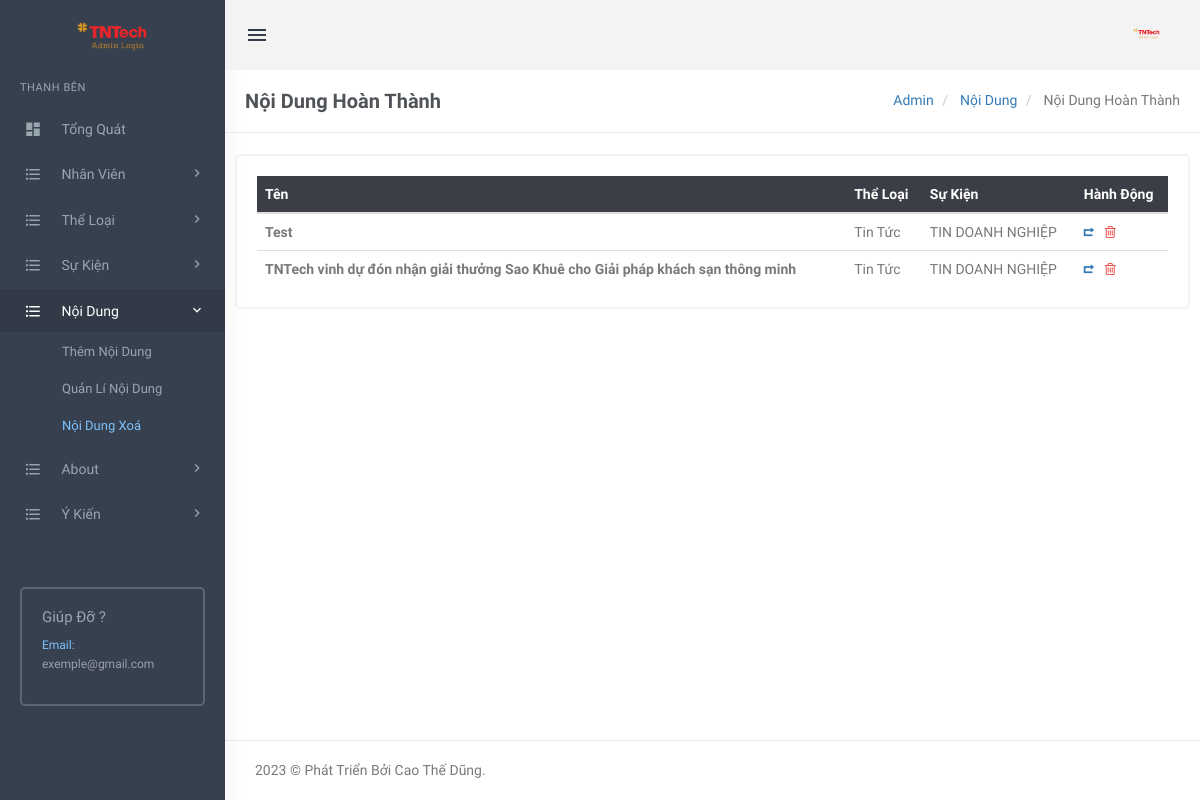
Page /sukien1/admin/trash-posts.php (signed in) on the committed database.
### tables this page shows
CREATE TABLE `tblposts` (
  `id` int(11) NOT NULL,
  `PostTitle` longtext DEFAULT NULL,
  `CategoryId` int(11) DEFAULT NULL,
  `SubCategoryId` int(11) DEFAULT NULL,
  `PostDetails` longtext DEFAULT NULL,
  `PostingDate` timestamp NULL DEFAULT current_timestamp(),
  `UpdationDate` timestamp NULL DEFAULT NULL ON UPDATE current_timestamp(),
  `Is_Active` int(1) DEFAULT NULL,
  `PostUrl` mediumtext DEFAULT NULL,
  `PostImage` varchar(255) DEFAULT NULL
);

CREATE TABLE `tblcategory` (
  `id` int(11) NOT NULL,
  `CategoryName` varchar(200) DEFAULT NULL,
  `Description` mediumtext DEFAULT NULL,
  `PostingDate` timestamp NULL DEFAULT current_timestamp(),
  `UpdationDate` timestamp NULL DEFAULT NULL,
  `Is_Active` int(1) DEFAULT NULL
);

CREATE TABLE `tblsubcategory` (
  `SubCategoryId` int(11) NOT NULL,
  `CategoryId` int(11) DEFAULT NULL,
  `Subcategory` varchar(255) DEFAULT NULL,
  `SubCatDescription` mediumtext DEFAULT NULL,
  `PostingDate` timestamp NOT NULL DEFAULT current_timestamp(),
  `UpdationDate` timestamp NULL DEFAULT NULL,
  `Is_Active` int(1) DEFAULT NULL
);

### sukien1/admin/trash-posts.php (the view, shortened to what this page needs)
<?php
include('includes/config.php');
if(strlen($_SESSION['login'])==0)
  {
header('location:index.php');
}
else{
?>
<!DOCTYPE html>
<html lang="en">
    <head>
		<link rel="stylesheet" href="../plugins/morris/morris.css">
        <link href="../plugins/jvectormap/jquery-jvectormap-2.0.2.css" rel="stylesheet" />
        <link href="assets/css/bootstrap.min.css" rel="stylesheet" type="text/css" />
        <link href="assets/css/core.css" rel="stylesheet" type="text/css" />
        <link href="assets/css/components.css" rel="stylesheet" type="text/css" />
        <link href="assets/css/icons.css" rel="stylesheet" type="text/css" />
        <link href="assets/css/pages.css" rel="stylesheet" type="text/css" />
        <link href="assets/css/menu.css" rel="stylesheet" type="text/css" />
        <link href="assets/css/responsive.css" rel="stylesheet" type="text/css" />
		<link rel="stylesheet" href="../plugins/switchery/switchery.min.css">
    </head>
    <body class="fixed-left">
        <div id="wrapper">
           <?php include('includes/topheader.php');?>
           <?php include('includes/leftsidebar.php');?>
            <div class="content-page">
                <div class="content">
                    <div class="container">
                        <div class="row">
							<div class="col-xs-12">
								<div class="page-title-box">
                                    <h4 class="page-title">Nội Dung Hoàn Thành </h4>
                                    <ol class="breadcrumb p-0 m-0">
                                        <li>
                                            <a href="#">Admin</a>
                                        </li>
                                        <li>
                                            <a href="#">Nội Dung</a>
                                        </li>
                                        <li class="active">
                                          Nội Dung Hoàn Thành
                                        </li>
                                    </ol>
                                    <div class="clearfix"></div>
                                </div>
							</div>
						</div>
<div class="row">
<div class="col-sm-6">
</div>
                        <div class="row">
                            <div class="col-sm-12">
                                <div class="card-box">
                                    <div class="table-responsive">
<table class="table table-colored table-centered table-inverse m-0">
<thead>
<tr>
<th>Tên</th>
<th>Thể Loại</th>
<th>Sự Kiện</th>
<th>Hành Động</th>
</tr>
</thead>
<tbody>
<?php
$query=mysqli_query($con,"select tblposts.id as postid,tblposts.PostTitle as title,tblcategory.CategoryName as category,tblsubcategory.Subcategory as subcategory from tblposts left join tblcategory on tblcategory.id=tblposts.CategoryId left join tblsubcategory on tblsubcategory.SubCategoryId=tblposts.SubCategoryId where tblposts.Is_Active=0");
$rowcount=mysqli_num_rows($query);
if($rowcount==0)
{
?>
<tr>
<td colspan="4" align="center"><h3 style="color:red">Không tìm thấy nội dung</h3></td>
<tr>
<?php
} else {
while($row=mysqli_fetch_array($query))
{
?>
 <tr>
<td><b><?php echo htmlentities($row['title']);?></b></td>
<td><?php echo htmlentities($row['category'])?></td>
<td><?php echo htmlentities($row['subcategory'])?></td>
<td>
<a href="trash-posts.php?pid=<?php echo htmlentities($row['postid']);?>&&action=restore" onclick="return confirm('Do you really want to restore ?')"> <i class="ion-arrow-return-right" title="Restore this Post"></i></a>
    <a href="trash-posts.php?presid=<?php echo htmlentities($row['postid']);?>&&action=perdel" onclick="return confirm('Do you really want to delete ?')"><i class="fa fa-trash-o" style="color: #f05050" title="Permanently delete this post"></i></a>
 </td>
 </tr>
<?php } }?>
                                            </tbody>
                                        </table>
                                    </div>
                                </div>
                            </div>
                        </div>
                    </div>
                </div>
       <?php include('includes/footer.php');?>
            </div>
        </div>
    </body>
</html>
<?php } ?>

### sukien1/admin/assets/css/core.css (style rules this page uses)
body { font-family: 'Varela Round', sans-serif; margin: 0; padding-bottom: 60px; overflow-x: hidden; color: #797979; }
html { position: relative; min-height: 100%; }
.h1, .h2, .h3, .h4, .h5, .h6, h1, h2, h3, h4, h5, h6 { color: #505458; font-family: 'Hind Madurai', sans-serif; margin: 10px 0; }
* { outline: none !important; }
b, strong { font-weight: 600; font-family: 'Hind Madurai', sans-serif; }
.container { width: auto; }
#wrapper { height: 100%; overflow: hidden; width: 100%; }
.p-0 { padding: 0 !important; }
.m-0 { margin: 0 !important; }
.card-box { padding: 20px; border: 2px solid #f3f3f3; -webkit-border-radius: 5px; border-radius: 5px; -moz-border-radius: 5px; background-clip: padding-box; margin-bottom: 20px; background-color: #ffffff; }
.row { margin-right: -10px; margin-left: -10px; }
.col-lg-1, .col-lg-10, .col-lg-11, .col-lg-12, .col-lg-2, .col-lg-3, .col-lg-4, .col-lg-5, .col-lg-6, .col-lg-7, .col-lg-8, .col-lg-9, .col-md-1, .col-md-10, .col-md-11, .col-md-12, .col-md-2, .col-md-3, .col-md-4, .col-md-5, .col-md-6, .col-md-7, .col-md-8, .col-md-9, .col-sm-1, .col-sm-10, .col-sm-11, .col-sm-12, .col-sm-2, .col-sm-3, .col-sm-4, .col-sm-5, .col-sm-6, .col-sm-7, .col-sm-8, .col-sm-9, .col-xs-1, .col-xs-10, .col-xs-11, .col-xs-12, .col-xs-2, .col-xs-3, .col-xs-4, .col-xs-5, .col-xs-6, .col-xs-7, .col-xs-8, .col-xs-9 { padding-left: 10px; padding-right: 10px; }
.breadcrumb { background-color: transparent; margin-bottom: 15px; padding-top: 10px; padding-left: 0; }

### sukien1/admin/assets/css/menu.css (style rules this page uses)
.content-page { margin-left: 225px; overflow: hidden; }
.content-page .content { padding: 0 5px 10px 5px; margin-top: 70px; }
.page-title { font-size: 20px; margin-bottom: 0; margin-top: 0; font-weight: 600; }
.page-title-box { padding: 20px; border-bottom: 1px solid #eee; margin: 0 -20px 20px -20px; }
.page-title-box .page-title { margin-bottom: 0; float: left; }
.page-title-box .breadcrumb { float: right; background-color: transparent !important; }

### rows in the picture
tblposts: PostTitle "Test", CategoryId.CategoryName "Tin Tức", SubCategoryId.Subcategory "TIN DOANH NGHIỆP"
tblposts: PostTitle "TNTech vinh dự đón nhận giải thưởng Sao Khuê cho Giải pháp khách sạn thông minh", CategoryId.CategoryName "Tin Tức", SubCategoryId.Subcategory "TIN DOANH NGHIỆP"
